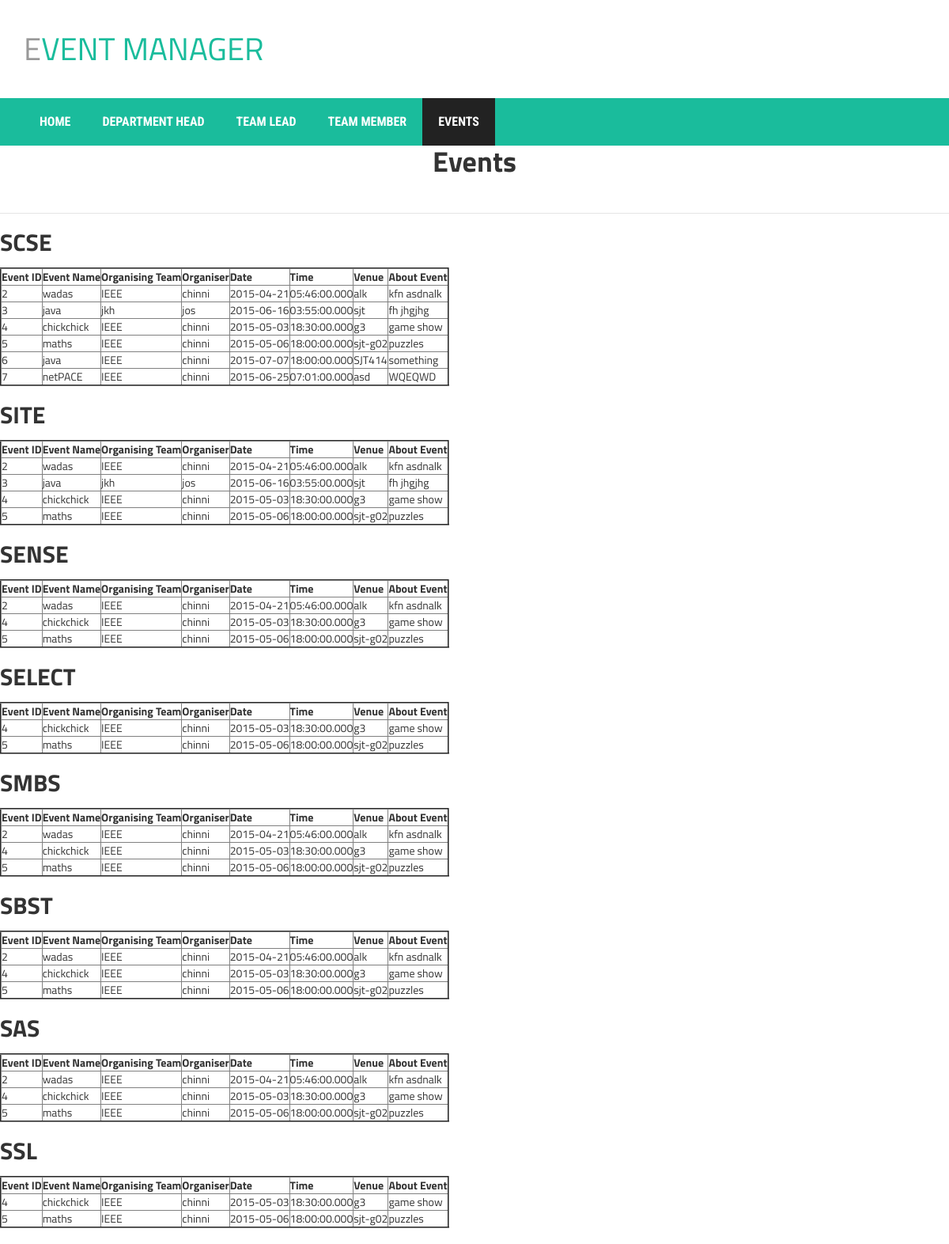
The app's page /home.php with its own data.
### tables this page shows
CREATE TABLE IF NOT EXISTS `intended` (
  `eventid` varchar(10) NOT NULL,
  `SCSE` varchar(10) NOT NULL,
  `SITE` varchar(10) NOT NULL,
  `SENSE` varchar(10) NOT NULL,
  `SELECT1` varchar(10) NOT NULL,
  `SMBS` varchar(10) NOT NULL,
  `SBST` varchar(10) NOT NULL,
  `SAS` varchar(10) NOT NULL,
  `SSL1` varchar(10) NOT NULL
);

CREATE TABLE IF NOT EXISTS `events` (
  `id` varchar(5) NOT NULL,
  `name` varchar(15) NOT NULL,
  `Team_Name` varchar(20) NOT NULL,
  `TeamLead_ID` varchar(20) NOT NULL,
  `date` date NOT NULL,
  `time` time(3) NOT NULL,
  `venue` varchar(20) NOT NULL,
  `status` varchar(10) NOT NULL,
  `aboutevent` varchar(50) NOT NULL
);

### home.php (the view, shortened to what this page needs)
<?php
include("header4.php");
$con = mysqli_connect("localhost","root", "", "event manager");
  $qry0="SELECT eventid FROM intended WHERE SCSE='YES'";
  $row0=mysqli_query($con,$qry0);
  $qry1="SELECT eventid FROM intended WHERE SITE='YES'";
  $row1=mysqli_query($con,$qry1);
  $qry2="SELECT eventid FROM intended WHERE SENSE='YES'";
  $row2=mysqli_query($con,$qry2);
  $qry3="SELECT eventid FROM intended WHERE SELECT1='YES'";
  $row3=mysqli_query($con,$qry3);
  $qry4="SELECT eventid FROM intended WHERE SMBS='YES'";
  $row4=mysqli_query($con,$qry4);
  $qry5="SELECT eventid FROM intended WHERE SBST='YES'";
  $row5=mysqli_query($con,$qry5);
  $qry6="SELECT eventid FROM intended WHERE SAS='YES'";
  $row6=mysqli_query($con,$qry6);
  $qry7="SELECT eventid FROM intended WHERE SSL1='YES'";
  $row7=mysqli_query($con,$qry7);
?>
<div class="home1">
<fieldset>
<legend><center><h1>Events</h1></center><br/></legend>
<fieldset>
<h2>SCSE</h2>
<table border=2>
<tr>
<th>Event ID</th>
<th>Event Name</th>
<th>Organising Team</th>
<th>Organiser</th>
<th>Date</th>
<th>Time</th>
<th>Venue</th>
<th>About Event</th>
</tr>
<?php
while($n=mysqli_fetch_row($row0))
{
$b="SELECT id,name,Team_Name,TeamLead_Id,date,time,venue,aboutevent FROM events WHERE id='$n[0]' AND status='Approved'";
$bq=mysqli_query($con,$b);
$bqq=mysqli_fetch_row($bq);
	?>
<tr>
<td><?php echo $bqq[0];?></td>
<td><?php echo $bqq[1];?></td>
<td><?php echo $bqq[2];?></td>
<td><?php echo $bqq[3];?></td>
<td><?php echo $bqq[4];?></td>
<td><?php echo $bqq[5];?></td>
<td><?php echo $bqq[6];?></td>
<td><?php echo $bqq[7];?></td>
</tr>
<?php
}
?>
</table>
</fieldset><br/>
<fieldset>
<h2>SITE</h2>
<table border=2>
<tr>
<th>Event ID</th>
<th>Event Name</th>
<th>Organising Team</th>
<th>Organiser</th>
<th>Date</th>
<th>Time</th>
<th>Venue</th>
<th>About Event</th>
</tr>
<?php
while($n=mysqli_fetch_row($row1))
{
$b="SELECT id,name,Team_Name,TeamLead_Id,date,time,venue,aboutevent FROM events WHERE id='$n[0]' AND status='Approved'";
$bq=mysqli_query($con,$b);
$bqq=mysqli_fetch_row($bq);
	?>
<tr>
<td><?php echo $bqq[0];?></td>
<td><?php echo $bqq[1];?></td>
<td><?php echo $bqq[2];?></td>
<td><?php echo $bqq[3];?></td>
<td><?php echo $bqq[4];?></td>
<td><?php echo $bqq[5];?></td>
<td><?php echo $bqq[6];?></td>
<td><?php echo $bqq[7];?></td>
</tr>
<?php
}
?>
</table>
</fieldset><br/>
<fieldset>
<h2>SENSE</h2>
<table border=2>
<tr>
<th>Event ID</th>
<th>Event Name</th>
<th>Organising Team</th>
<th>Organiser</th>
<th>Date</th>
<th>Time</th>
<th>Venue</th>
<th>About Event</th>
</tr>
<?php
while($n=mysqli_fetch_row($row2))
{
$b="SELECT id,name,Team_Name,TeamLead_Id,date,time,venue,aboutevent FROM events WHERE id='$n[0]' AND status='Approved'";
$bq=mysqli_query($con,$b);
$bqq=mysqli_fetch_row($bq);
	?>
<tr>
<td><?php echo $bqq[0];?></td>
<td><?php echo $bqq[1];?></td>
<td><?php echo $bqq[2];?></td>
<td><?php echo $bqq[3];?></td>
<td><?php echo $bqq[4];?></td>
<td><?php echo $bqq[5];?></td>
<td><?php echo $bqq[6];?></td>
<td><?php echo $bqq[7];?></td>
</tr>
<?php
}
?>
</table>
</fieldset><br/>
<fieldset>
<h2>SELECT</h2>
<table border=2>
<tr>
<th>Event ID</th>
<th>Event Name</th>
<th>Organising Team</th>
<th>Organiser</th>
<th>Date</th>
<th>Time</th>
<th>Venue</th>
<th>About Event</th>
</tr>
<?php
while($n=mysqli_fetch_row($row3))
{
$b="SELECT id,name,Team_Name,TeamLead_Id,date,time,venue,aboutevent FROM events WHERE id='$n[0]' AND status='Approved'";
$bq=mysqli_query($con,$b);
$bqq=mysqli_fetch_row($bq);
	?>
<tr>
<td><?php echo $bqq[0];?></td>
<td><?php echo $bqq[1];?></td>
<td><?php echo $bqq[2];?></td>
<td><?php echo $bqq[3];?></td>
<td><?php echo $bqq[4];?></td>
<td><?php echo $bqq[5];?></td>
<td><?php echo $bqq[6];?></td>
<td><?php echo $bqq[7];?></td>
</tr>
<?php
}
?>
</table>
</fieldset><br/>
<fieldset>
<h2>SMBS</h2>
<table border=2>
<tr>
<th>Event ID</th>
<th>Event Name</th>
<th>Organising Team</th>
<th>Organiser</th>
<th>Date</th>
<th>Time</th>
<th>Venue</th>
<th>About Event</th>
</tr>
<?php
while($n=mysqli_fetch_row($row4))
{
$b="SELECT id,name,Team_Name,TeamLead_Id,date,time,venue,aboutevent FROM events WHERE id='$n[0]' AND status='Approved'";
$bq=mysqli_query($con,$b);
$bqq=mysqli_fetch_row($bq);
	?>
<tr>
<td><?php echo $bqq[0];?></td>
<td><?php echo $bqq[1];?></td>
<td><?php echo $bqq[2];?></td>
<td><?php echo $bqq[3];?></td>
<td><?php echo $bqq[4];?></td>
<td><?php echo $bqq[5];?></td>
<td><?php echo $bqq[6];?></td>
<td><?php echo $bqq[7];?></td>
</tr>
<?php
}
?>
</table>
</fieldset><br/>
<fieldset>
<h2>SBST</h2>
<table border=2>
<tr>
<th>Event ID</th>
<th>Event Name</th>
<th>Organising Team</th>
<th>Organiser</th>
<th>Date</th>
<th>Time</th>
<th>Venue</th>
<th>About Event</th>
</tr>
<?php
while($n=mysqli_fetch_row($row5))
{
$b="SELECT id,name,Team_Name,TeamLead_Id,date,time,venue,aboutevent FROM events WHERE id='$n[0]' AND status='Approved'";
$bq=mysqli_query($con,$b);
$bqq=mysqli_fetch_row($bq);
	?>
<tr>
<td><?php echo $bqq[0];?></td>
<td><?php echo $bqq[1];?></td>
<td><?php echo $bqq[2];?></td>
<td><?php echo $bqq[3];?></td>
<td><?php echo $bqq[4];?></td>
<td><?php echo $bqq[5];?></td>
<td><?php echo $bqq[6];?></td>
<td><?php echo $bqq[7];?></td>
</tr>
<?php
}
?>
</table>
</fieldset><br/>
<fieldset>
<h2>SAS</h2>
<table border=2>
<tr>
<th>Event ID</th>
<th>Event Name</th>
<th>Organising Team</th>
<th>Organiser</th>
<th>Date</th>
<th>Time</th>
<th>Venue</th>
<th>About Event</th>
</tr>
<?php
while($n=mysqli_fetch_row($row6))
{
$b="SELECT id,name,Team_Name,TeamLead_Id,date,time,venue,aboutevent FROM events WHERE id='$n[0]' AND status='Approved'";
$bq=mysqli_query($con,$b);
$bqq=mysqli_fetch_row($bq);
	?>
<tr>
<td><?php echo $bqq[0];?></td>
<td><?php echo $bqq[1];?></td>
<td><?php echo $bqq[2];?></td>
<td><?php echo $bqq[3];?></td>
<td><?php echo $bqq[4];?></td>
<td><?php echo $bqq[5];?></td>
<td><?php echo $bqq[6];?></td>
<td><?php echo $bqq[7];?></td>
</tr>
<?php
}
?>
</table>
</fieldset><br/>
<fieldset>
<h2>SSL</h2>
<table border=2>
<tr>
<th>Event ID</th>
<th>Event Name</th>
<th>Organising Team</th>
<th>Organiser</th>
<th>Date</th>
<th>Time</th>
<th>Venue</th>
<th>About Event</th>
</tr>
<?php
while($n=mysqli_fetch_row($row7))
{$b="SELECT id,name,Team_Name,TeamLead_Id,date,time,venue,aboutevent FROM events WHERE id='$n[0]' AND status='Approved'";
$bq=mysqli_query($con,$b);
$bqq=mysqli_fetch_row($bq);
	?>
<tr>
<td><?php echo $bqq[0];?></td>
<td><?php echo $bqq[1];?></td>
<td><?php echo $bqq[2];?></td>
<td><?php echo $bqq[3];?></td>
<td><?php echo $bqq[4];?></td>
<td><?php echo $bqq[5];?></td>
<td><?php echo $bqq[6];?></td>
<td><?php echo $bqq[7];?></td>
</tr>
<?php
}
?>
</table>
</fieldset><br/>
</fieldset>
</div>

### style.css (style rules this page uses)
html,body { height:100%; }
.home1 { height:75%; width:100%; }
h1, h2, h3, h4, h5, h6 { font-weight: 700; margin: 0 0 15px; }
body { font-family: 'Titillium Web', sans-serif; }

### records on screen
intended: events.id "2", events.name "wadas", events.Team_Name "IEEE", events.TeamLead_ID "chinni", events.date "2015-04-21", events.time "05:46:00.000", events.venue "alk", events.aboutevent "kfn asdnalk"
intended: events.id "3", events.name "java", events.Team_Name "jkh", events.TeamLead_ID "jos", events.date "2015-06-16", events.time "03:55:00.000", events.venue "sjt", events.aboutevent "fh jhgjhg"
intended: events.id "4", events.name "chickchick", events.Team_Name "IEEE", events.TeamLead_ID "chinni", events.date "2015-05-03", events.time "18:30:00.000", events.venue "g3", events.aboutevent "game show"
intended: events.id "5", events.name "maths", events.Team_Name "IEEE", events.TeamLead_ID "chinni", events.date "2015-05-06", events.time "18:00:00.000", events.venue "sjt-g02", events.aboutevent "puzzles"
intended: events.id "6", events.name "java", events.Team_Name "IEEE", events.TeamLead_ID "chinni", events.date "2015-07-07", events.time "18:00:00.000", events.venue "SJT414", events.aboutevent "something"
intended: events.id "7", events.name "netPACE", events.Team_Name "IEEE", events.TeamLead_ID "chinni", events.date "2015-06-25", events.time "07:01:00.000", events.venue "asd", events.aboutevent "WQEQWD"
